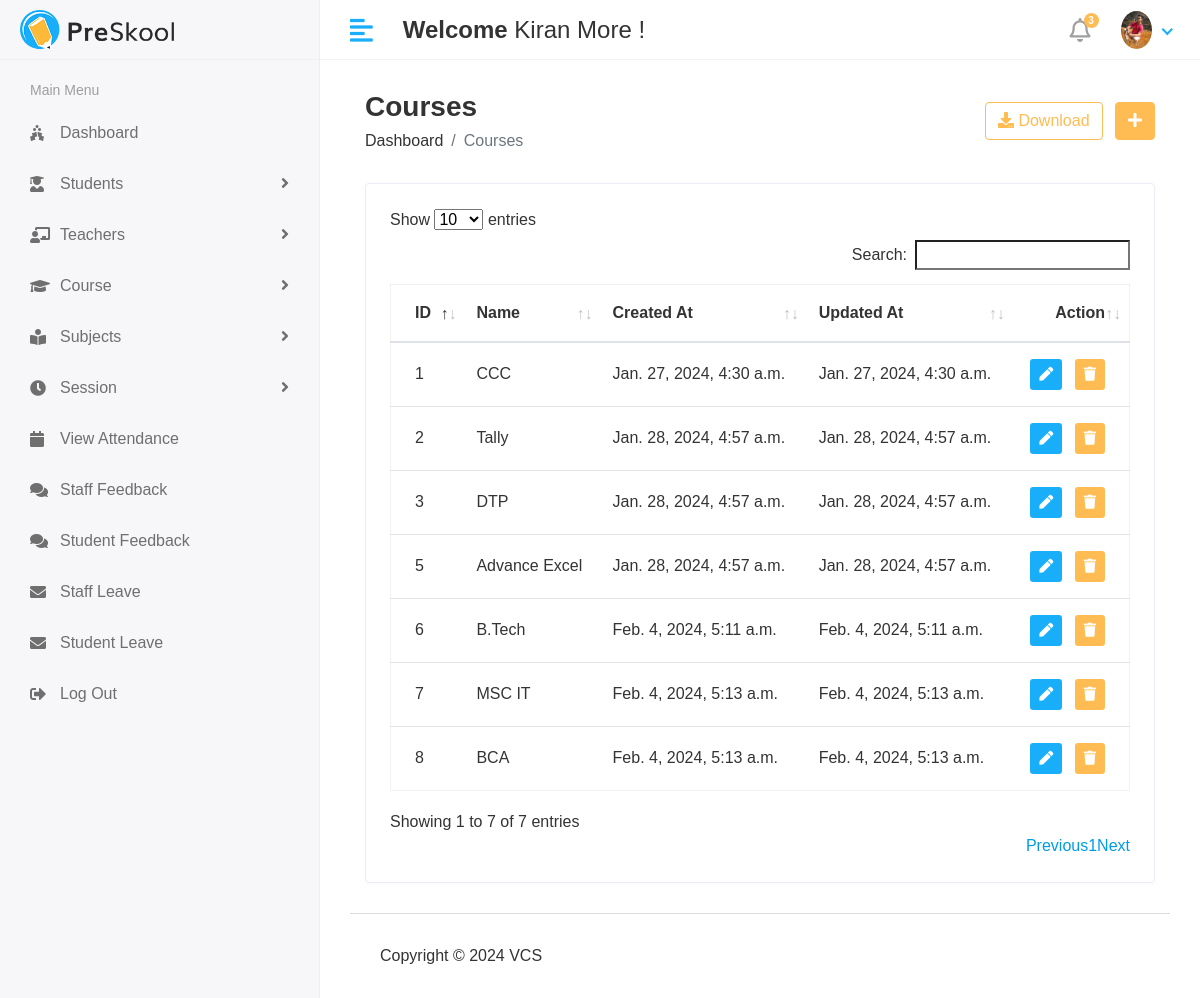
/Hod/Course/View (signed in), run on the app's committed database.
### CMS_APP/models.py (models this page shows, shortened)
class CustomUser(AbstractUser):
    user = (
        (1, 'HOD'),
        (2, 'STAFF'),
        (3, 'STUDENT'),
        (4, 'PARENT'),
    )
    user_type = models.CharField(choices=user , max_length=50 , default = 1)
    profile_pic = models.ImageField(upload_to='media/profile_pic')

class Course(models.Model):
    name = models.CharField(max_length = 100)
    created_at = models.DateTimeField(auto_now_add = True)
    updated_at = models.DateTimeField(auto_now_add = True)

### CMS/Hod_views.py (the view)
# urls.py: path('Hod/Course/View', Hod_views.View_Course, name='View_Course'),
@login_required(login_url='/')
def View_Course(request):
    course = Course.objects.all()
    context ={
        'course' : course,
    }
    return render(request, 'Hod/view_course.html' , context)

### template/Hod/view_course.html (shortened to what this page needs)
{% extends 'base.html' %}
{% block content %}
<div class="content container-fluid">
    <div class="page-header">
        <div class="row align-items-center">
            <div class="col">
                <h3 class="page-title">Courses</h3>
                <ul class="breadcrumb">
                    <li class="breadcrumb-item"><a href="index.html">Dashboard</a></li>
                    <li class="breadcrumb-item active">Courses</li>
                </ul>
            </div>
            <div class="col-auto text-right float-right ml-auto">
                <a href="#" class="btn btn-outline-primary mr-2"><i class="fas fa-download"></i> Download</a>
                <a href="add-student.html" class="btn btn-primary"><i class="fas fa-plus"></i></a>
            </div>
        </div>
    </div>
    <div class="row">
        <div class="col-sm-12">
            <div class="card card-table">
                <div class="card-body">
                    <div class="table-responsive">
                        <table class="table table-hover table-center mb-0" id="table_id">
                            <thead>
                                <tr>
                                    <th>ID</th>
                                    <th>Name</th>
                                    <th>Created At</th>
                                    <th>Updated At</th>
                                    <th class="text-right">Action</th>
                                </tr>
                            </thead>
                            <tbody>
                                {% for i in course %}
                                <tr>
                                    <td>{{i.id}}</td>
                                    <td>{{i.name}}</td>
                                    <td>{{i.created_at}}</td>
                                    <td>{{i.updated_at}}</td>
                                    <td class="text-right">
                                        <div class="actions">
                                            <a href="{% url 'Edit_Course' i.id %}"
                                                class="btn btn-sm bg-success-light mr-2">
                                                <i class="fas fa-pen"></i>
                                            </a>
                                            <a href="{% url 'Delete_Course' i.id %}" class="btn btn-sm bg-danger-light">
                                                <i class="fas fa-trash"></i>
                                            </a>
                                        </div>
                                    </td>
                                </tr>
                                {% endfor %}
                            </tbody>
                        </table>
                    </div>
                </div>
            </div>
        </div>
    </div>
</div>
{% endblock %}

### template/includes/header.html (shortened to what this page needs)
{% load static %}
<div class="header">
    <div class="header-left">
        <a href="index.html" class="logo">
            <img src="{% static 'assets/img/logo.png' %}" alt="Logo">
        </a>
    </div>
    <a href="javascript:void(0);" id="toggle_btn">
        <i class="fas fa-align-left"></i>
    </a>
    <div class="top-nav-search mt-3">
        <h4><strong>Welcome</strong>&nbsp;<span>{{user.first_name}}&nbsp;{{user.last_name}}</span>&nbsp;!</h4>
    </div>
    <ul class="nav user-menu">
        <li class="nav-item dropdown noti-dropdown">
            <a href="#" class="dropdown-toggle nav-link" data-toggle="dropdown">
                <i class="far fa-bell"></i> <span class="badge badge-pill">3</span>
            </a>
        </li>
        <li class="nav-item dropdown has-arrow">
            <a href="#" class="dropdown-toggle nav-link" data-toggle="dropdown">
                {% if user.profile_pic == "" %}
                <span class="user-img"><img class="rounded-circle" src="{% static 'assets/img/noimg.jpg' %}" width="31"
                        alt="Jay Joshi"></span>
                {% else %}
                <span class="user-img"><img class="rounded-circle" src="/{{user.profile_pic}}" width="31"
                        alt="Jay Joshi"></span>
                {% endif %}
            </a>
        </li>
    </ul>
</div>

### static/assets/css/style.css (style rules this page uses)
html { height: 100%; }
body { background-color: #fff; color: #333; font-family: "Poppins", sans-serif; font-size: 1rem; height: 100%; line-height: 1.5; overflow-x: hidden; }
h1, h2, h3, h4, h5, h6 { font-family: "Poppins", sans-serif; margin-top: 0; }
a { color: #009ce7; }
input, button, a { transition: all 0.4s ease; -moz-transition: all 0.4s ease; -o-transition: all 0.4s ease; -ms-transition: all 0.4s ease; -webkit-transition: all 0.4s ease; }
ul, ol { padding: 0px; list-style: none; }
.table { color: #333; max-width: 100%; margin-bottom: 0; width: 100%; }
.table.dataTable { border-collapse: collapse !important; border: 1px solid rgba(0, 0, 0, 0.05); }
.table thead tr th { font-weight: 600; }
.table tbody tr { border-bottom: 1px solid rgba(0, 0, 0, 0.05); }
.table.table-center td, .table.table-center th { vertical-align: middle; }
.card-table .card-body .table > thead > tr > th { border-top: 0; }
.card-table .card-body .table tr td:first-child, .card-table .card-body .table tr th:first-child { padding-left: 1.5rem; }
.card-table .card-body .table tr td:last-child, .card-table .card-body .table tr th:last-child { padding-right: 1.5rem; }
.card-table .table td, .card-table .table th { border-top: 1px solid #e2e5e8; padding: 1rem 0.75rem; white-space: nowrap; }
.btn-primary { background-color: #ffbc53; border: 1px solid #ffbc53; }
.btn-outline-primary { color: #ffbc53; border-color: #ffbc53; }
.card { border: 1px solid #ececf5; box-shadow: 0 1px 3px 0 rgba(0, 0, 0, 0.03); margin-bottom: 1.875rem; }
.card-body { padding: 1.5rem; }
.bg-danger-light { background-color: #ffbc53 !important; color: #fff !important; }
.bg-success-light { background-color: #18aefa; color: #fff; }
.header { background-color: #fff; border-bottom: 1px solid #f3f3f4; left: 0; position: fixed; right: 0; top: 0; z-index: 1001; height: 60px; }
.header .header-left { float: left; height: 60px; padding: 0 20px; position: relative; width: 320px; z-index: 1; transition: all 0.2s ease-in-out; background-color: #f7f7fa; border-bottom: 1px solid #efefef; border-right: 1px solid #ececf5; display: flex; align-items: center; }
.header .header-left .logo { display: inline-block; line-height: 60px; }
.header .header-left .logo img { max-height: 40px; width: auto; }
.header .dropdown-toggle:after { display: none; }
.header .has-arrow .dropdown-toggle:after { border-top: 0; border-left: 0; border-bottom: 2px solid #18aefa; border-right: 2px solid #18aefa; content: ""; height: 8px; display: inline-block; pointer-events: none; -webkit-transform-origin: 66% 66%; -ms-transform-origin: 66% 66%; transform-origin: 66% 66%; -webkit-transform: rotate(45deg); -ms-transform: rotate(45deg); transform: rotate(45deg); -webkit-transition: all 0.15s ease-in-out; transition: all 0.15s ease-in-out; width: 8px; vertical-align: 0px; }
.user-menu { float: right; margin: 0; position: relative; z-index: 99; padding-right: 15px; }
.user-menu.nav > li > a { color: #a0a0a0; font-size: 14px; line-height: 58px; padding: 0 15px; height: 60px; }
.user-img { margin-right: 3px; position: relative; }
.top-nav-search { float: left; margin-left: 15px; }
.page-header { margin-bottom: 1.875rem; }
.page-header .breadcrumb { background-color: transparent; color: #6c757d; font-size: 1rem; font-weight: 500; margin-bottom: 0; padding: 0; }
.page-header .breadcrumb a { color: #333; }
.page-title { font-size: 28px; font-weight: 600; color: #333; margin-bottom: 5px; }
.user-menu.nav > li > a .badge { background-color: #ffbc53; display: block; font-size: 10px; font-weight: bold; height: 15px; width: 15px; position: absolute; right: 7px; top: 13px; color: #fff; padding: 3px; }
.user-menu.nav > li > a > i { font-size: 1.5rem; line-height: 60px; }
@media (min-width: 992px) { #toggle_btn { align-items: center; color: #18aefa; display: inline-flex; float: left; font-size: 26px; height: 60px; justify-content: center; margin-left: 15px; padding: 0 15px; } }

### data on the page
CustomUser: first_name "Kiran", last_name "More", profile_pic (picture)
Course: id "1", name "CCC", created_at "Jan. 27, 2024, 4:30 a.m.", updated_at "Jan. 27, 2024, 4:30 a.m."
Course: id "2", name "Tally", created_at "Jan. 28, 2024, 4:57 a.m.", updated_at "Jan. 28, 2024, 4:57 a.m."
Course: id "3", name "DTP", created_at "Jan. 28, 2024, 4:57 a.m.", updated_at "Jan. 28, 2024, 4:57 a.m."
Course: id "5", name "Advance Excel", created_at "Jan. 28, 2024, 4:57 a.m.", updated_at "Jan. 28, 2024, 4:57 a.m."
Course: id "6", name "B.Tech", created_at "Feb. 4, 2024, 5:11 a.m.", updated_at "Feb. 4, 2024, 5:11 a.m."
Course: id "7", name "MSC IT", created_at "Feb. 4, 2024, 5:13 a.m.", updated_at "Feb. 4, 2024, 5:13 a.m."
Course: id "8", name "BCA", created_at "Feb. 4, 2024, 5:13 a.m.", updated_at "Feb. 4, 2024, 5:13 a.m."
